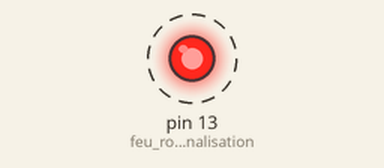
Simulated run of this sketch. Board: Arduino Uno, built with avr-gcc and run on an emulated ATmega328P. Shown: output pins drawn as LEDs (lit = HIGH). Dashed ring = blinking.

Above: at 0.5 s.
Timing chart, 0 to 4.6 s (numbered marks = the images above):
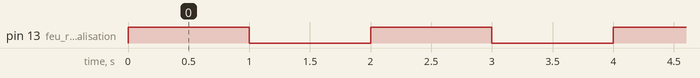

The sketch:

my-first-arduino-program.ino
```cpp
/*

  Example : Nous allons utiliser Arduino pour faire le jeu de
  lumière qui va flasher pendant 1 seconde.

    Les taches à faire :

        - Connect your Arduino Uno programming board to yopur laptop.

        - Select or configure your board type .

        -  Select or configure the serial device of the adruino board from the serial port of your computer.

        - Upload your code or sketch to the Arduino Board and see the result on a Breadboard.


    Reference dans le livre : Chapitre 2 Page 23

*/


// On definit le Output Pin - number : qui est juste la borne de connection sur le Board pour le signal de sortie :

int feu_rouge_de_signalisation = 13;

// The setup routine runs once when you press reset :
void setup() {
  // put your setup code here, to run once:


  // Initialize the digital pin as an output :

  // pinMode(13, OUTPUT);

  pinMode(feu_rouge_de_signalisation, OUTPUT);

}

void loop() {
  // put your main code here, to run repeatedly:

  digitalWrite(feu_rouge_de_signalisation, HIGH);  // Fais que le feu_rouge_de_signalisation soit allumé
  delay(1000); // Tu patientes pour 1 seconde qui vaut 1000 millisecondes

  digitalWrite(feu_rouge_de_signalisation, LOW);  // Fais que le feu_rouge_de_signalisation soit eteint
  delay(1000);// Tu patientes pour 1 seconde qui vaut 1000 millisecondes


}
```

Measured:
- by itself, pin 13 (feu_rouge_de_signalisation): alternates HIGH for 1.0 s and LOW for 1.0 s
